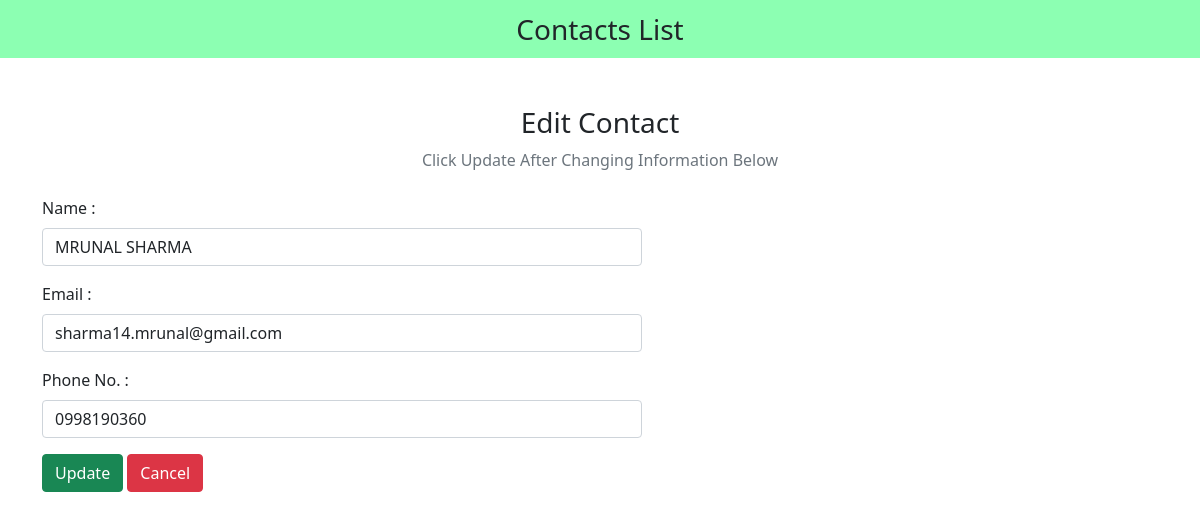
/edit.php?id=5, run on the app's committed database.
### tables this page shows
CREATE TABLE `contact_list` (
  `id` int(11) NOT NULL,
  `name` varchar(255) NOT NULL,
  `phone` varchar(10) NOT NULL,
  `email` varchar(255) NOT NULL
);

### edit.php (the view, shortened to what this page needs)
<?php
include "db_conn.php";
$id = $_GET['id'];
?>
<!DOCTYPE html>
<html lang="en">
<head>
    <link href="https://cdn.jsdelivr.net/npm/bootstrap@5.1.3/dist/css/bootstrap.min.css" rel="stylesheet"
>
</head>
<body>
    <nav class="navbar navbar-light justify-content-center fs-3 mb-5" style="background-color:#00ff5573">
        Contacts List
    </nav>
    <div class="container">
        <div class="text-center mb-4">
            <h3>Edit Contact</h3>
            <p class="text-muted">Click Update After Changing Information Below</p>
        </div>
        <?php
        $sql = "SELECT * from `contact_list` where id=$id LIMIT 1";
        $result = mysqli_query($conn, $sql);
        $row = mysqli_fetch_assoc($result);
        ?>
        <form action="" method="post" style="width:50vw; min-width:300px;">
            <div class="mb-3">
                <label for="name" class="form-label">Name :</label>
                <input type="text" class="form-control" name="name" value="<?= $row['name'] ?>" id="name">
            </div>
            <div class="mb-3">
                <label for="email" class="form-label">Email :</label>
                <input type="email" class="form-control" name="email" value="<?= $row['email'] ?>" id="email">
            </div>
            <div class="mb-3">
                <label class="form-label" for="phone">Phone No. :</label>
                <input type="number" class="form-control" name="phone" value="<?= $row['phone'] ?>" id="phone">
            </div>
            <button type="submit" class="btn btn-success" name="submit">Update</button>
            <a href="index.php" class="btn btn-danger">Cancel</a>
        </form>
    </div>
</body>
</html>

### data on the page
contact_list: name "MRUNAL SHARMA", email "sharma14.mrunal@gmail.com", phone "0998190360"
